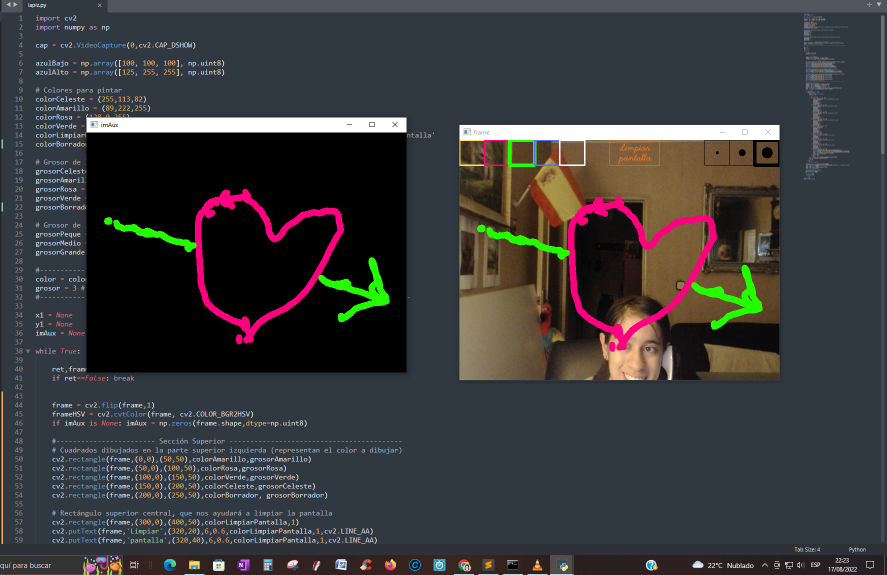
#> input picture Lapiz virtual 2.PNG, 1773 x 1150 px, given in place of the camera (shown at 1/2 size)
$ python lapiz.py
#> lines starting #> are read from the running program, lines starting #| are printed output that depends on the picture; after the words box and inside, x2 and y2 are one past the last pixel; in counts of white or black regions, pixels touching at a corner belong together
import cv2
import numpy as np

cap = cv2.VideoCapture(0,cv2.CAP_DSHOW)

azulBajo = np.array([100, 100, 100], np.uint8)
azulAlto = np.array([125, 255, 255], np.uint8)

# Colores para pintar
colorCeleste = (255,113,82)
colorAmarillo = (89,222,255)
colorRosa = (128,0,255)
colorVerde = (0,255,36)
colorLimpiarPantalla = (29,112,246) # Solo se usará para el cuadro superior de 'Limpiar Pantalla'
colorBorrador = (255,255,255)

# Grosor de línea recuadros superior izquierda (color a dibujar)
grosorCeleste = 6
grosorAmarillo = 2
grosorRosa = 2
grosorVerde = 2
grosorBorrador = 2

# Grosor de línea recuadros superior derecha (grosor del marcador para dibujar)
grosorPeque = 6
grosorMedio = 1
grosorGrande = 1

#--------------------- Variables para el lápiz virtual -------------------------
color = colorCeleste  # Color de entrada, y variable que asignará el color del marcador
grosor = 3 # Grosor que tendrá el marcador
#------------------------------------------------------------------------------------------

x1 = None
y1 = None
imAux = None

while True:

	ret,frame = cap.read()
#> frame is the input picture: shape (1150, 1773, 3); mean B, G, R 59.5, 57.5, 57.7
	if ret==False: break


	frame = cv2.flip(frame,1)
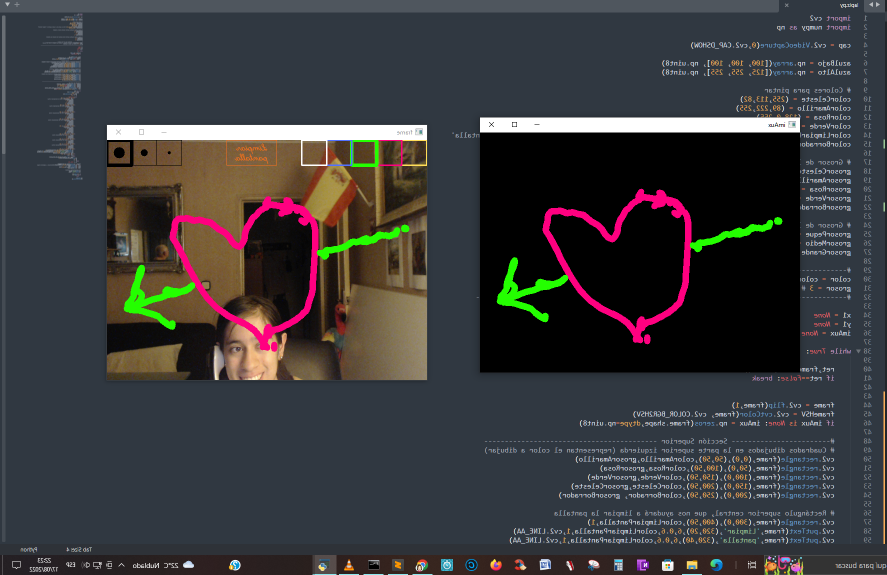
#> frame: shape (1150, 1773, 3) (shown at 1/2 size); mean B, G, R 59.5, 57.5, 57.7
	frameHSV = cv2.cvtColor(frame, cv2.COLOR_BGR2HSV)
#> frameHSV: shape (1150, 1773, 3); mean H, S, V 75.3, 67.2, 70.9
	if imAux is None: imAux = np.zeros(frame.shape,dtype=np.uint8)

	#------------------------ Sección Superior ------------------------------------------
	# Cuadrados dibujados en la parte superior izquierda (representan el color a dibujar)
	cv2.rectangle(frame,(0,0),(50,50),colorAmarillo,grosorAmarillo)
#> frame: shape (1150, 1773, 3); 0.02% of pixels changed, all inside (x1, y1, x2, y2) = (0, 0, 52, 52)
	cv2.rectangle(frame,(50,0),(100,50),colorRosa,grosorRosa)
#> frame: shape (1150, 1773, 3); mean B, G, R 59.5, 57.6, 57.7
	cv2.rectangle(frame,(100,0),(150,50),colorVerde,grosorVerde)
#> frame: shape (1150, 1773, 3); mean B, G, R 59.5, 57.6, 57.7
	cv2.rectangle(frame,(150,0),(200,50),colorCeleste,grosorCeleste)
	cv2.rectangle(frame,(200,0),(250,50),colorBorrador, grosorBorrador)
#> frame: shape (1150, 1773, 3); mean B, G, R 59.6, 57.7, 57.8

	# Rectángulo superior central, que nos ayudará a limpiar la pantalla
	cv2.rectangle(frame,(300,0),(400,50),colorLimpiarPantalla,1)
#> frame: shape (1150, 1773, 3); mean B, G, R 59.6, 57.7, 57.8
	cv2.putText(frame,'Limpiar',(320,20),6,0.6,colorLimpiarPantalla,1,cv2.LINE_AA)
#> frame: shape (1150, 1773, 3); mean B, G, R 59.6, 57.7, 57.8
	cv2.putText(frame,'pantalla',(320,40),6,0.6,colorLimpiarPantalla,1,cv2.LINE_AA)
#> frame: shape (1150, 1773, 3); mean B, G, R 59.6, 57.7, 57.8

	# Cuadrados dibujados en la parte superior derecha (grosor del marcador para dibujar)
	cv2.rectangle(frame,(490,0),(540,50),(0,0,0),grosorPeque)
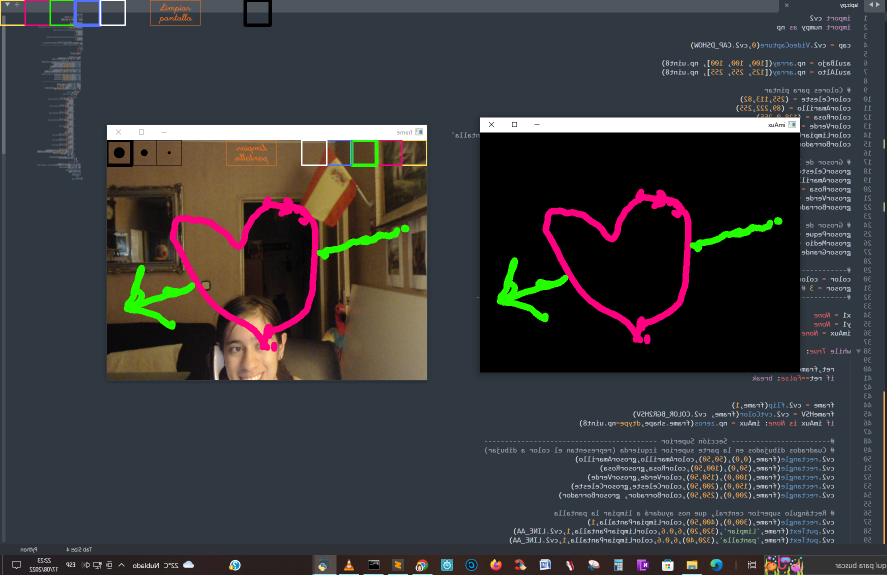
#> frame: shape (1150, 1773, 3) (shown at 1/2 size); mean B, G, R 59.6, 57.6, 57.8
	cv2.circle(frame,(515,25),3,(0,0,0),-1)
#> frame: shape (1150, 1773, 3); under 0.01% of pixels changed, all inside (x1, y1, x2, y2) = (512, 22, 519, 29)
	cv2.rectangle(frame,(540,0),(590,50),(0,0,0),grosorMedio)
#> frame: shape (1150, 1773, 3); mean B, G, R 59.6, 57.6, 57.8
	cv2.circle(frame,(565,25),7,(0,0,0),-1)
#> frame: shape (1150, 1773, 3); mean B, G, R 59.6, 57.6, 57.8
	cv2.rectangle(frame,(590,0),(640,50),(0,0,0),grosorGrande)
#> frame: shape (1150, 1773, 3); mean B, G, R 59.5, 57.6, 57.8
	cv2.circle(frame,(615,25),11,(0,0,0),-1)
#> frame: shape (1150, 1773, 3); mean B, G, R 59.5, 57.6, 57.8
	#-----------------------------------------------------------------------------------

	# Detección del color AZUL
	maskAzul = cv2.inRange(frameHSV, azulBajo, azulAlto)
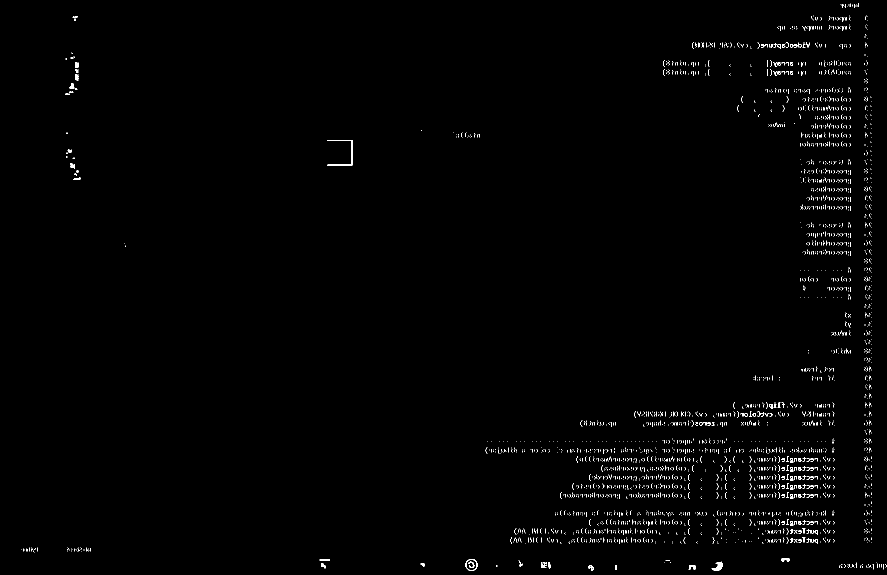
#> maskAzul: shape (1150, 1773) (shown at 1/2 size); 0.8% white in thin lines or dots
	maskAzul = cv2.erode(maskAzul,None,iterations = 1)
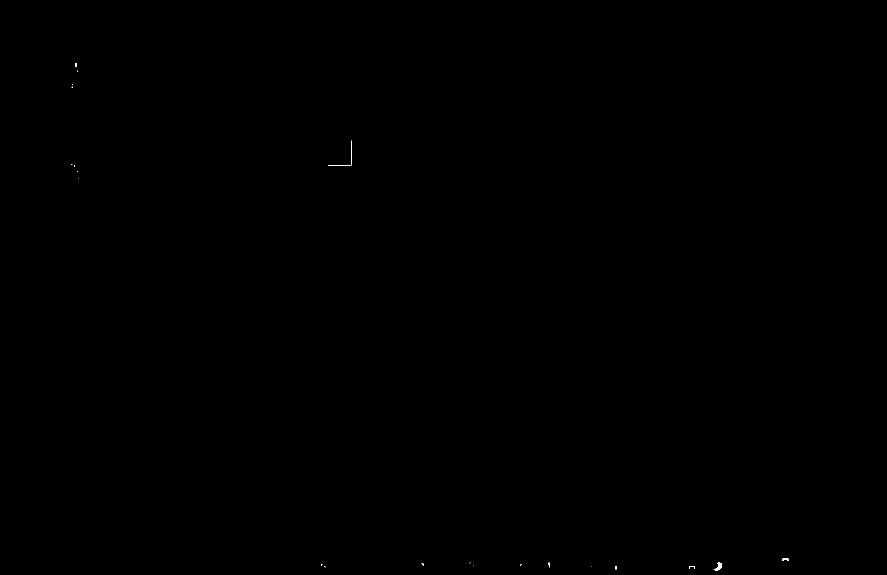
#> maskAzul: shape (1150, 1773) (shown at 1/2 size); 0.02% white; 22 white regions (17 under 20 px), largest, box (x1, y1, x2, y2) and area: (1427, 1125, 1444, 1141) 128, (656, 281, 704, 331) 96, (1564, 1117, 1578, 1122) 44, (1379, 1132, 1390, 1138) 26, (151, 126, 154, 134) 24
	maskAzul = cv2.dilate(maskAzul,None,iterations = 2)
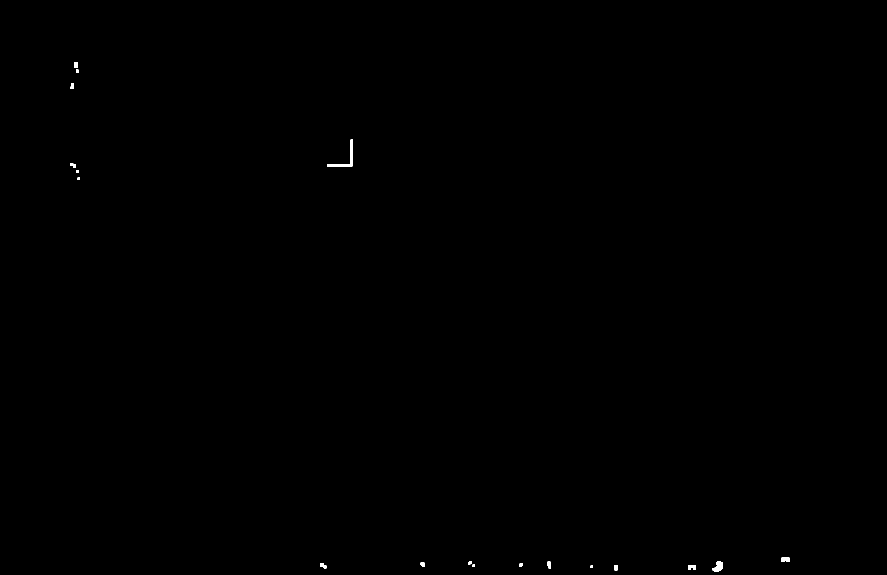
#> maskAzul: shape (1150, 1773) (shown at 1/2 size); 0.09% white; 18 white regions, largest, box (x1, y1, x2, y2) and area: (654, 279, 706, 333) 504, (1425, 1123, 1446, 1143) 288, (1562, 1115, 1580, 1124) 148
	maskAzul = cv2.medianBlur(maskAzul, 13)
#> maskAzul: shape (1150, 1773); 0.02% white; 5 white regions (1 under 20 px)
	cnts,_ = cv2.findContours(maskAzul, cv2.RETR_EXTERNAL,cv2.CHAIN_APPROX_SIMPLE)
#> cnts = 5 contours, 2 with area under 20; largest, box (x1, y1, x2, y2) and area: (1429, 1124, 1446, 1143) 201, (1566, 1115, 1576, 1123) 58, (1381, 1131, 1388, 1138) 31
	cnts = sorted(cnts, key=cv2.contourArea, reverse=True)[:1]
#> cnts = 1 contour; box (x1, y1, x2, y2) and area: (1429, 1124, 1446, 1143) 201

	for c in cnts:
		area = cv2.contourArea(c)
		if area > 1000:
			x,y2,w,h = cv2.boundingRect(c)
			x2 = x + w//2

			if x1 is not None:
				if 0 < x2 < 50 and 0 < y2 < 50:
					color = colorAmarillo # Color del lápiz/marcador virtual
					grosorAmarillo = 6
					grosorRosa = 2
					grosorVerde = 2
					grosorCeleste = 2
					grosorBorrador = 2
				if 50 < x2 < 100 and 0 < y2 < 50:
					color = colorRosa # Color del lápiz/marcador virtual
					grosorAmarillo = 2
					grosorRosa = 6
					grosorVerde = 2
					grosorCeleste = 2
					grosorBorrador = 2
				if 100 < x2 < 150 and 0 < y2 < 50:
					color = colorVerde # Color del lápiz/marcador virtual
					grosorAmarillo = 2
					grosorRosa = 2
					grosorVerde = 6
					grosorCeleste = 2
					grosorBorrador = 2
				if 150 < x2 < 200 and 0 < y2 < 50:
					color = colorCeleste # Color del lápiz/marcador virtual
					grosorAmarillo = 2
					grosorRosa = 2
					grosorVerde = 2
					grosorCeleste = 6
					grosorBorrador = 2
				if 200 < x2 < 250 and 0 < y2 < 50:
					color = colorBorrador
					grosorAmarillo = 2
					grosorRosa = 2
					grosorVerde = 2
					grosorCeleste = 2
					grosorBorrador = 6
					color = np.zeros(4)
				if 490 < x2 < 540 and 0 < y2 < 50:
					grosor = 3 # Grosor del lápiz/marcador virtual
					grosorPeque = 6
					grosorMedio = 1
					grosorGrande = 1
				if 540 < x2 < 590 and 0 < y2 < 50:
					grosor = 7 # Grosor del lápiz/marcador virtual
					grosorPeque = 1
					grosorMedio = 6
					grosorGrande = 1
				if 590 < x2 < 640 and 0 < y2 < 50:
					grosor = 11 # Grosor del lápiz/marcador virtual
					grosorPeque = 1
					grosorMedio = 1
					grosorGrande = 6
				if 300 < x2 < 400 and 0 < y2 < 50:
					cv2.rectangle(frame,(300,0),(400,50),colorLimpiarPantalla,2)
					cv2.putText(frame,'Limpiar',(320,20),6,0.6,colorLimpiarPantalla,2,cv2.LINE_AA)
					cv2.putText(frame,'pantalla',(320,40),6,0.6,colorLimpiarPantalla,2,cv2.LINE_AA)
					imAux = np.zeros(frame.shape,dtype=np.uint8)
				if 0 < y2 < 60 or 0 < y1 < 60 :
					imAux = imAux
				else:
					imAux = cv2.line(imAux,(x1,y1),(x2,y2),color,grosor)
			cv2.circle(frame,(x2,y2),grosor,color,3)
			x1 = x2
			y1 = y2
		else:
			x1, y1 = None, None
#> this loop made 1 pass
#> area on pass 1: 201

	imAuxGray = cv2.cvtColor(imAux,cv2.COLOR_BGR2GRAY)
#> imAuxGray: shape (1150, 1773); every value is 0
#> imAux: shape (1150, 1773, 3); every value is 0
	_, th = cv2.threshold(imAuxGray,10,255,cv2.THRESH_BINARY) #Umbralizacion -> segmentacion imagen
	thInv = cv2.bitwise_not(th)
#> thInv: shape (1150, 1773); every value is 255
	frame = cv2.bitwise_and(frame,frame,mask=thInv)
	frame = cv2.add(frame,imAux)

	#cv2.imshow('maskAzul', maskAzul)
	cv2.imshow('imAux',imAux)
	cv2.imshow('frame', frame)

	k = cv2.waitKey(1)
#> (key Esc is pressed here)
	if k == ord('s') :
		break

cap.release()
cv2.destroyAllWindows()

$ run again, on Lapiz virtual 3.PNG
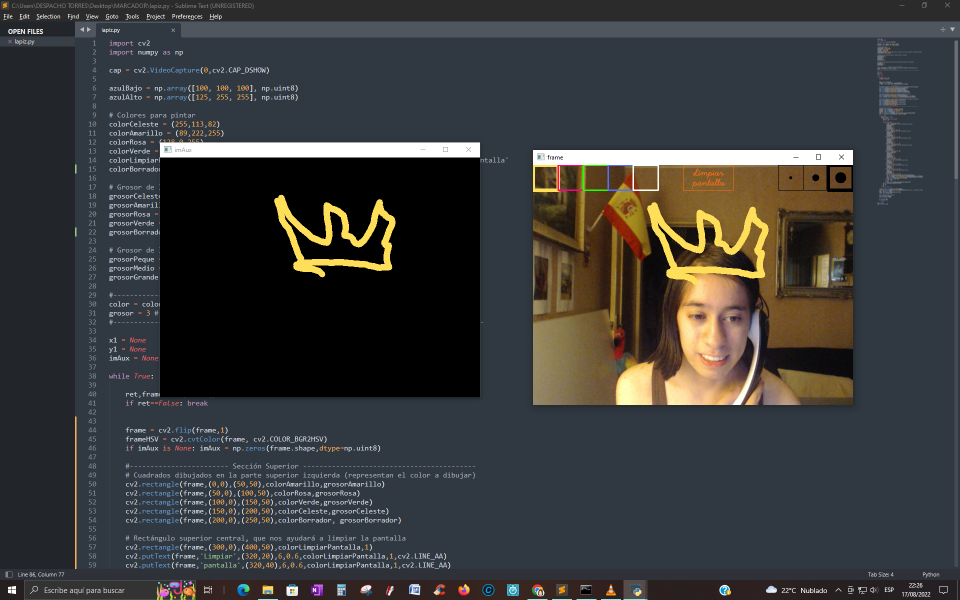
#> input picture Lapiz virtual 3.PNG, 1920 x 1200 px, given in place of the camera (shown at 1/2 size)
#> frame is the input picture: shape (1200, 1920, 3); mean B, G, R 58.2, 58.5, 57.9
#> frameHSV: shape (1200, 1920, 3); mean H, S, V 73.2, 63.3, 68.9
#> `cv2.rectangle(frame,(490,0),(540,50),(0,0,0),grosorPeque)`:
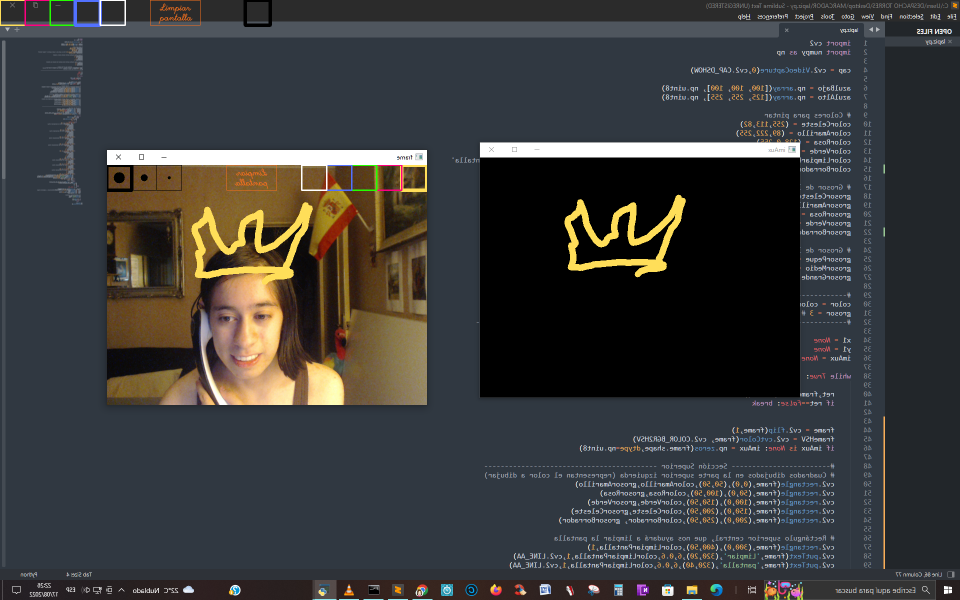
#> frame: shape (1200, 1920, 3) (shown at 1/2 size); mean B, G, R 58.3, 58.6, 58.1
#> `maskAzul = cv2.inRange(frameHSV, azulBajo, azulAlto)`:
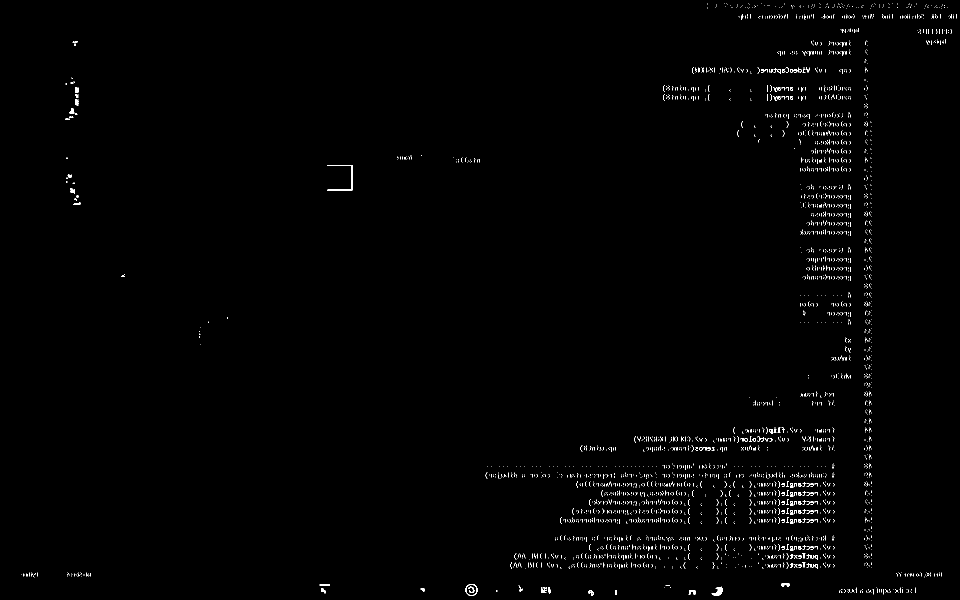
#> maskAzul: shape (1200, 1920) (shown at 1/2 size); 0.75% white in thin lines or dots
#> `cnts,_ = cv2.findContours(maskAzul, cv2.RETR_EXTERNAL,cv2.CHAIN_APPROX..`: cnts = 5 contours, 2 with area under 20; largest, box (x1, y1, x2, y2) and area: (1429, 1174, 1446, 1193) 201, (1566, 1165, 1576, 1173) 58, (1381, 1181, 1388, 1188) 31
#> `cnts = sorted(cnts, key=cv2.contourArea, reverse=True)[:1]`: cnts = 1 contour; box (x1, y1, x2, y2) and area: (1429, 1174, 1446, 1193) 201
#> the loop `for c in cnts:` made 1 pass
#> area on pass 1: 201
#> imAuxGray: shape (1200, 1920); every value is 0
#> imAux: shape (1200, 1920, 3); every value is 0
#> thInv: shape (1200, 1920); every value is 255
